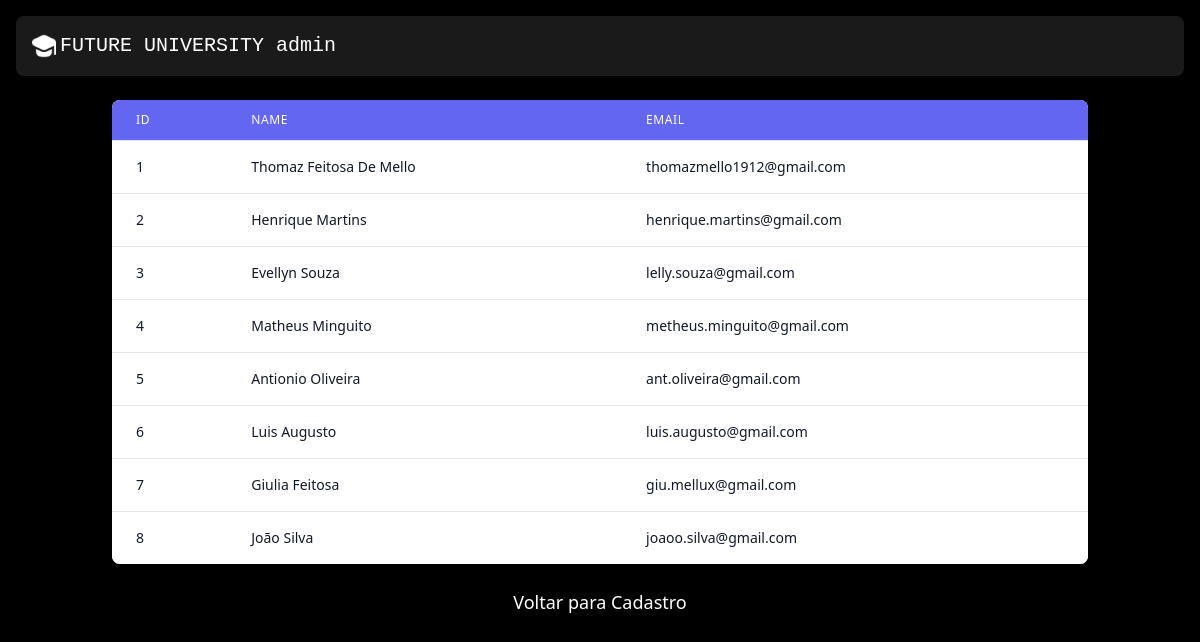
Before: /registered_users with the older database file.
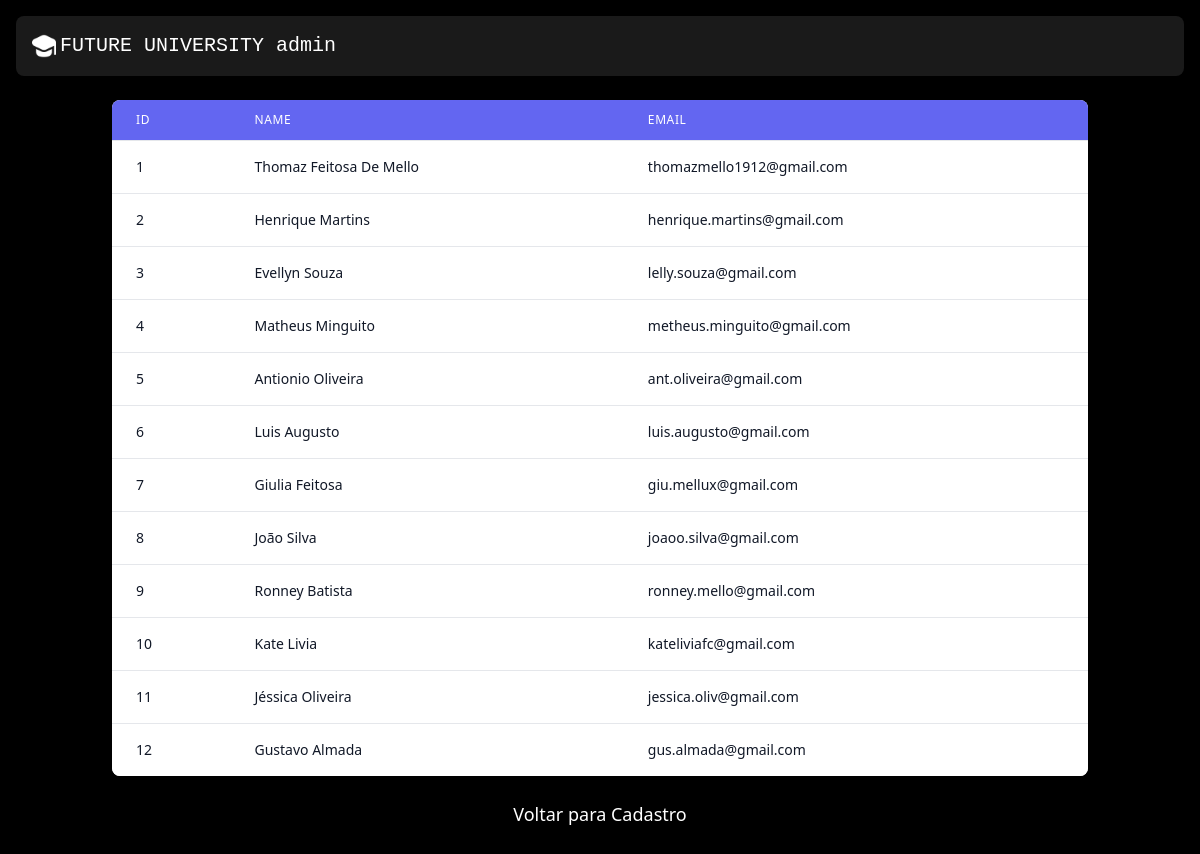
After: the same page with the newer database file.
### app.py (models this page shows)
class User(db.Model):
    id = db.Column(db.Integer, primary_key=True)
    name = db.Column(db.String(100), nullable=False)
    email = db.Column(db.String(120), unique=True, nullable=False)

### app.py (the view)
@app.route('/registered_users')
def usuarios():
    users = User.query.all()
    return render_template('users.html', users=users)

### templates/users.html (shortened to what this page needs)
<!DOCTYPE html>
<html lang="pt-br">
    <head>
        <link href="https://cdn.jsdelivr.net/npm/tailwindcss@2.2.19/dist/tailwind.min.css" rel="stylesheet">
    </head>
    <body class="min-h-screen flex flex-col items-center bg-black text-white p-4">
    <header id="header" class="w-full flex justify-between items-center p-4 rounded-lg bg-white bg-opacity-10 shadow-md">
        <div class="flex items-center">
            <img src="../static/images/logotype.png" alt="Logotipo" class="w-6 mr-1">
            <h1 class="text-xl font-medium font-mono">FUTURE UNIVERSITY admin</h1>
        </div>
    </header>
        <div class="container mx-auto p-6">
            <div class="overflow-x-auto bg-white shadow-md rounded-lg">
                <table class="min-w-full divide-y divide-gray-200">
                    <thead class="bg-indigo-500">
                        <tr>
                            <th scope="col" class="px-6 py-3 text-left text-xs font-medium text-white uppercase tracking-wider">
                                ID
                            </th>
                            <th scope="col" class="px-6 py-3 text-left text-xs font-medium text-white uppercase tracking-wider">
                                Name
                            </th>
                            <th scope="col" class="px-6 py-3 text-left text-xs font-medium text-white uppercase tracking-wider">
                                Email
                            </th>
                        </tr>
                    </thead>
                    <tbody class="bg-white divide-y divide-gray-200">
                        {% for user in users %}
                        <tr class="hover:bg-gray-50">
                            <td class="px-6 py-4 whitespace-nowrap text-sm text-gray-900">
                                {{ user.id }}
                            </td>
                            <td class="px-6 py-4 whitespace-nowrap text-sm text-gray-900">
                                {{ user.name }}
                            </td>
                            <td class="px-6 py-4 whitespace-nowrap text-sm text-gray-900">
                                {{ user.email }}
                            </td>
                        </tr>
                        {% endfor %}
                    </tbody>
                </table>
            </div>
            <div class="mt-6 text-center">
                <a href="/user_registration" class="mt-2 text-white text-center text-lg hover:underline">Voltar para Cadastro</a>
            </div>
        </div>
    </body>
</html>

Changed rows visible on the page:
added User: id "9", name "Ronney Batista", email "ronney.mello@gmail.com"
added User: id "10", name "Kate Livia", email "kateliviafc@gmail.com"
added User: id "11", name "Jéssica Oliveira", email "jessica.oliv@gmail.com"
added User: id "12", name "Gustavo Almada", email "gus.almada@gmail.com"
